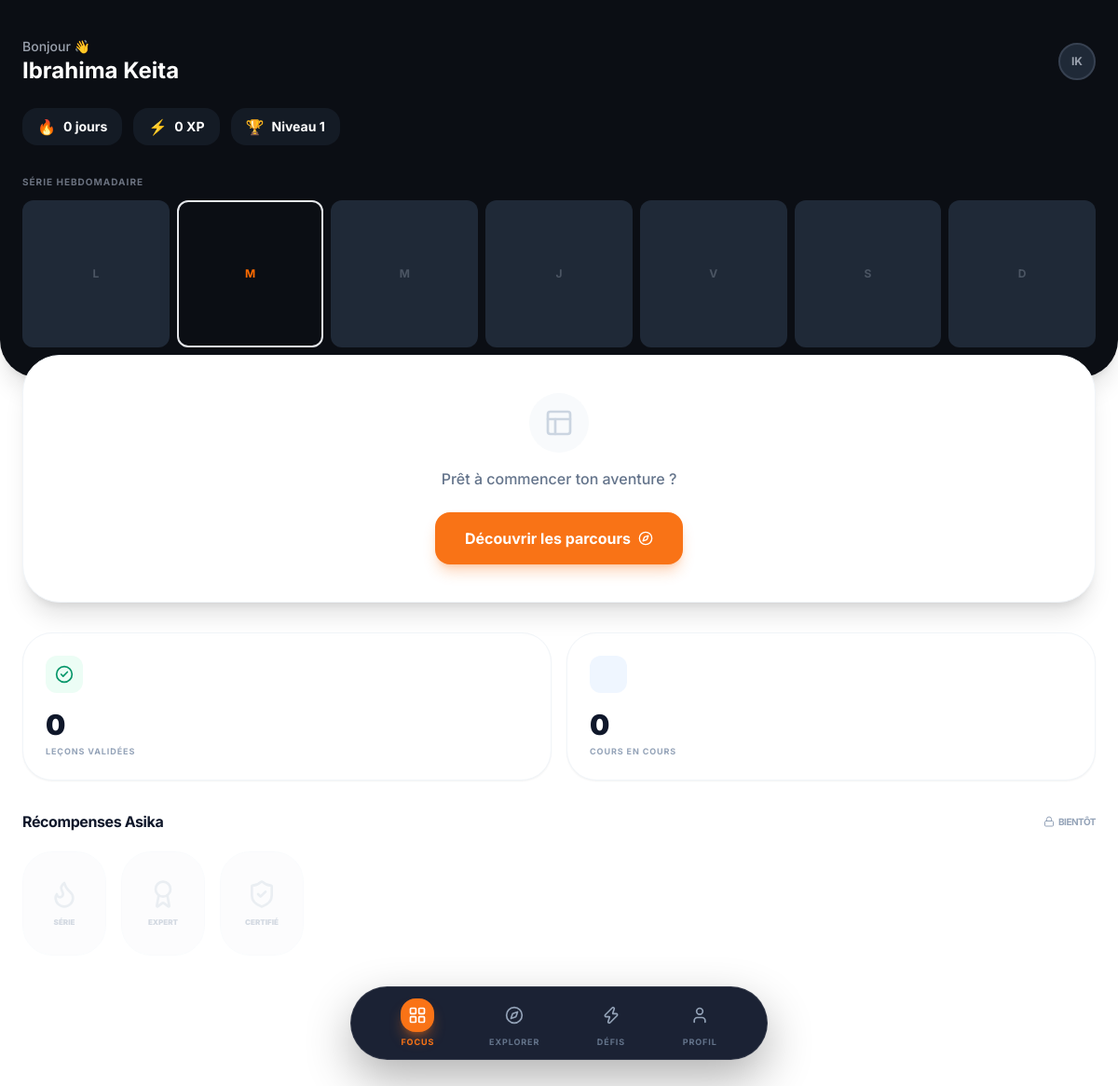
Page /learner/dashboard.php (signed in) on the committed database.
### tables this page shows
CREATE TABLE users (
    id INT AUTO_INCREMENT PRIMARY KEY,
    full_name VARCHAR(100) NOT NULL,
    username VARCHAR(50) NOT NULL UNIQUE,
    email VARCHAR(100) NOT NULL UNIQUE,
    password VARCHAR(255) NOT NULL,
    role ENUM('admin', 'learner') DEFAULT 'learner',
    profile_pic VARCHAR(255) DEFAULT 'default_avatar.png',
    xp INT DEFAULT 0,
    level INT DEFAULT 1,
    streak INT DEFAULT 0,
    last_login TIMESTAMP NULL,
    created_at TIMESTAMP DEFAULT CURRENT_TIMESTAMP
);

### learner/dashboard.php (the view, shortened to what this page needs)
<?php
require_once '../config/db.php';
$user_id = $_SESSION['user_id'];
$stmt = $pdo->prepare("
    SELECT u.full_name, u.xp, u.level, u.streak, COUNT(up.id) as total_completed
    FROM users u
    LEFT JOIN user_progress up ON u.id = up.user_id
    WHERE u.id = ?
    GROUP BY u.id
");
$stmt->execute([$user_id]);
$user = $stmt->fetch();
$total_completed = $user['total_completed'];
$stmt = $pdo->prepare("
    SELECT l.id, l.title, p.title as path_title
    FROM lessons l
    JOIN modules m ON l.module_id = m.id
    JOIN paths p ON m.path_id = p.id
    LIMIT 1
");
$stmt->execute();
$current_lesson = $stmt->fetch();
?>
<!DOCTYPE html>
<html lang="fr">
<head>
    <script src="https://cdn.tailwindcss.com"></script>
</head>
<body class="bg-white min-h-screen pb-24">
    <div class="bg-asika-dark text-white px-6 pt-10 pb-8 rounded-b-[2.5rem] shadow-xl">
        <div class="flex justify-between items-center mb-6">
            <div>
                <p class="text-gray-400 text-sm font-medium">Bonjour 👋</p>
                <h1 class="text-2xl font-bold"><?php echo htmlspecialchars($user['full_name']); ?></h1>
            </div>
            <a href="profile.php" class="relative w-10 h-10 bg-gray-800 rounded-full flex items-center justify-center overflow-hidden border-2 border-gray-700">
                <span class="text-xs font-bold text-gray-400">
                    <?php
                        $parts = explode(' ', $user['full_name']);
                        echo substr($parts[0], 0, 1) . (isset($parts[1]) ? substr($parts[1], 0, 1) : '');
                    ?>
                </span>
            </a>
        </div>
        <div class="flex gap-3 mb-8">
            <div class="bg-gray-800/50 px-4 py-2 rounded-2xl flex items-center gap-2">
                <span class="text-orange-400">🔥</span>
                <span class="text-sm font-bold"><?php echo $user['streak']; ?> jours</span>
            </div>
            <div class="bg-gray-800/50 px-4 py-2 rounded-2xl flex items-center gap-2">
                <span class="text-yellow-400">⚡</span>
                <span class="text-sm font-bold"><?php echo number_format($user['xp']); ?> XP</span>
            </div>
            <div class="bg-gray-800/50 px-4 py-2 rounded-2xl flex items-center gap-2">
                <span class="text-purple-400">🏆</span>
                <span class="text-sm font-bold">Niveau <?php echo $user['level']; ?></span>
            </div>
        </div>
        <div>
            <p class="text-[10px] text-gray-500 font-bold uppercase tracking-widest mb-3">SÉRIE HEBDOMADAIRE</p>
            <div class="flex justify-between gap-2">
                <?php
                $days = ['L', 'M', 'M', 'J', 'V', 'S', 'D'];
                $current_day_idx = date('N') - 1;
                foreach($days as $index => $day):
                    $is_today = ($index == $current_day_idx);
                    $active = ($index < $current_day_idx && $user['streak'] > 0);
                ?>
                <div class="flex-1 flex flex-col items-center gap-2">
                    <div class="w-full aspect-square rounded-xl flex items-center justify-center text-xs font-bold transition-all
                        <?php echo $active ? 'bg-asika-orange text-white' : ($is_today ? 'border-2 border-asika-orange text-asika-orange' : 'bg-gray-800 text-gray-600'); ?>">
                        <?php echo $active ? '✓' : $day; ?>
                    </div>
                </div>
                <?php endforeach; ?>
            </div>
        </div>
    </div>
    <div class="px-6 -mt-6">
        <?php if($current_lesson): ?>
        <div class="bg-white rounded-[2.5rem] p-6 shadow-2xl shadow-slate-200/50 border border-slate-100 mb-8 relative z-10">
            <div class="flex items-start gap-4 mb-6">
                <div class="w-14 h-14 bg-orange-500 rounded-[1.2rem] flex items-center justify-center shrink-0 text-white shadow-lg shadow-orange-500/30">
                    <i data-lucide="play-circle" class="w-8 h-8"></i>
                </div>
                <div class="flex-1">
                    <p class="text-[10px] text-orange-500 font-black uppercase tracking-[0.2em] mb-1">Continuer</p>
                    <h3 class="font-bold text-slate-900 text-lg leading-tight"><?php echo htmlspecialchars($current_lesson['title']); ?></h3>
                    <div class="flex items-center gap-2 mt-1">
                        <i data-lucide="book-open" class="w-3 h-3 text-slate-400"></i>
                        <p class="text-slate-400 text-xs font-medium"><?php echo htmlspecialchars($current_lesson['path_title']); ?></p>
                    </div>
                </div>
            </div>
            <a href="lesson.php?id=<?php echo $current_lesson['id']; ?>" class="block w-full bg-slate-900 hover:bg-black text-white font-bold py-5 rounded-[1.5rem] text-center transition-all flex items-center justify-center gap-3 group">
                Lancer la leçon
                <i data-lucide="arrow-right" class="w-4 h-4 group-hover:translate-x-1 transition-transform"></i>
            </a>
        </div>
        <?php else: ?>
        <div class="bg-white rounded-[2.5rem] p-10 shadow-xl border border-slate-100 mb-8 relative z-10 text-center">
            <div class="w-16 h-16 bg-slate-50 rounded-full flex items-center justify-center mx-auto mb-4 text-slate-300">
                <i data-lucide="layout" class="w-8 h-8"></i>
            </div>
            <p class="text-slate-500 font-medium mb-6">Prêt à commencer ton aventure ?</p>
            <a href="paths.php" class="inline-flex items-center gap-2 bg-orange-500 text-white font-bold px-8 py-4 rounded-2xl shadow-lg shadow-orange-500/30">
                Découvrir les parcours
                <i data-lucide="compass" class="w-4 h-4"></i>
            </a>
        </div>
        <?php endif; ?>
        <div class="grid grid-cols-2 gap-4 mb-8">
            <div class="bg-white p-6 rounded-[2rem] border border-slate-100 shadow-sm">
                <div class="w-10 h-10 bg-emerald-50 text-emerald-600 rounded-xl flex items-center justify-center mb-4">
                    <i data-lucide="check-circle-2" class="w-5 h-5"></i>
                </div>
                <p class="text-3xl font-black text-slate-900"><?php echo $total_completed; ?></p>
                <p class="text-slate-400 text-[9px] font-bold uppercase tracking-widest mt-1">Leçons validées</p>
            </div>
            <div class="bg-white p-6 rounded-[2rem] border border-slate-100 shadow-sm">
                <div class="w-10 h-10 bg-blue-50 text-blue-600 rounded-xl flex items-center justify-center mb-4">
                    <i data-lucide="trello" class="w-5 h-5"></i>
                </div>
                <p class="text-3xl font-black text-slate-900"><?php echo ($total_completed > 0) ? 1 : 0; ?></p>
                <p class="text-slate-400 text-[9px] font-bold uppercase tracking-widest mt-1">Cours en cours</p>
            </div>
        </div>
        <div class="mb-8">
            <div class="flex justify-between items-center mb-5">
                <h3 class="font-bold text-slate-900 tracking-tight">Récompenses Asika</h3>
                <div class="flex items-center gap-1 text-slate-400">
                    <i data-lucide="lock" class="w-3 h-3"></i>
                    <span class="text-[10px] font-bold uppercase tracking-tighter">Bientôt</span>
                </div>
            </div>
            <div class="flex gap-4 overflow-x-auto pb-4 scrollbar-hide">
                <div class="bg-slate-50 min-w-[90px] h-28 rounded-[2rem] flex flex-col items-center justify-center shrink-0 border border-slate-100 opacity-40">
                    <i data-lucide="flame" class="w-8 h-8 text-slate-300 mb-2"></i>
                    <span class="text-[8px] font-black uppercase text-slate-400">Série</span>
                </div>
                <div class="bg-slate-50 min-w-[90px] h-28 rounded-[2rem] flex flex-col items-center justify-center shrink-0 border border-slate-100 opacity-40">
                    <i data-lucide="award" class="w-8 h-8 text-slate-300 mb-2"></i>
                    <span class="text-[8px] font-black uppercase text-slate-400">Expert</span>
                </div>
                <div class="bg-slate-50 min-w-[90px] h-28 rounded-[2rem] flex flex-col items-center justify-center shrink-0 border border-slate-100 opacity-40">
                    <i data-lucide="shield-check" class="w-8 h-8 text-slate-300 mb-2"></i>
                    <span class="text-[8px] font-black uppercase text-slate-400">Certifié</span>
                </div>
            </div>
        </div>
    </div>
    <?php include '../includes/bottom_nav.php'; ?>
</body>
</html>

### learner/dashboard.php (style rules this page uses)
body { font-family: 'Inter', sans-serif; }
.bg-asika-dark { background-color: #0B0E14; }
.text-asika-orange { color: #FF6B00; }

### rows in the picture
users: full_name "Ibrahima Keita", full_name "I", full_name "K", streak "0", xp "0", level "1"

### other values in the picture
$day "L"
$day "M"
$day "J"
$day "V"
$day "S"
$day "D"
$total_completed "0"
